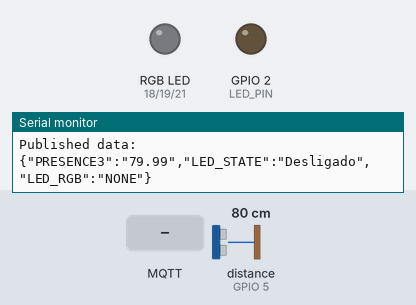
Simulated run of this sketch. Board: ESP32. On the bench: an RGB LED mixed from three pins (HIGH = lit), output pins drawn as LEDs (lit = HIGH), the last lines printed to the serial monitor. Wiring (inferred from the names in the program): ultrasonic range finder: trigger GPIO 4; echo GPIO 5. The inputs (shaded band) are chosen by the test bench; at power-on: distance to the obstacle (sensor on GPIO 5) 80 cm. The echo pulse lasts 58.3 µs per cm; WiFi joins after 1.5 s; servers stay silent unless stated; random numbers use the default seed unless the sketch sets one; no MQTT or app messages arrive unless stated; not simulated (calls return 0 or success): env.h; names the files do not define were given values by the test bench: mqtt_port = 1883; pins used as bus, display or sensor lines are not drawn.

Above: at 2.7 s.
2.8 s: MQTT message "TOGGLE_LED" arrives on the first subscribed topic
At 3.7 s:
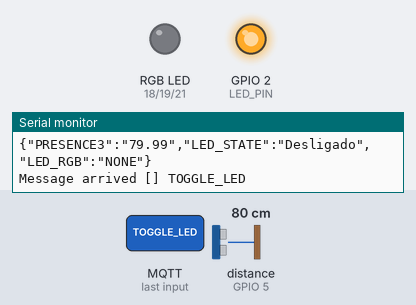
4.3 s: MQTT message "GREEN" arrives on the first subscribed topic
At 4.8 s:
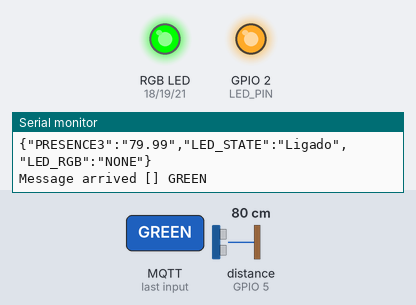
5.8 s: MQTT message "BLUE" arrives on the first subscribed topic
At 7.0 s:
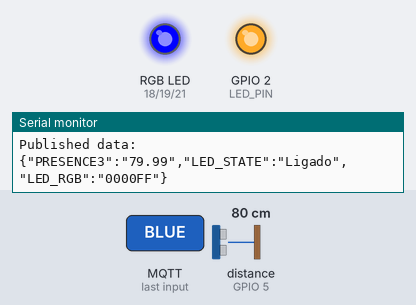
7.3 s: MQTT message "RED" arrives on the first subscribed topic
At 8.3 s:
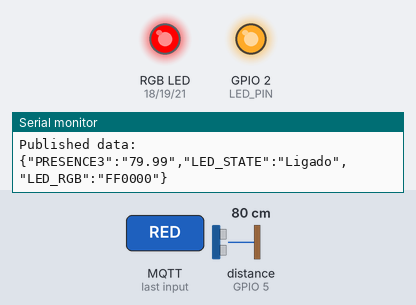
8.8 s: MQTT message "TOGGLE_LED" arrives on the first subscribed topic
At 9.4 s:
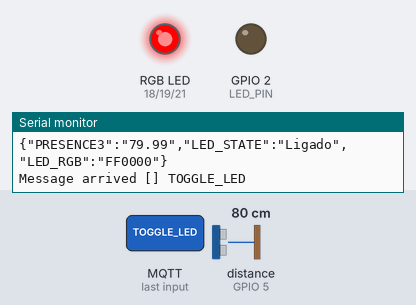
10.3 s: MQTT message "GREEN" arrives on the first subscribed topic
At 10.6 s:
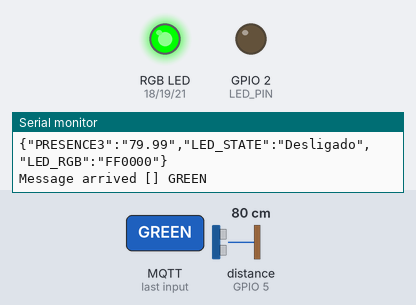
Timing chart, 0 to 12.8 s (numbered marks = the images above; inputs shaded):
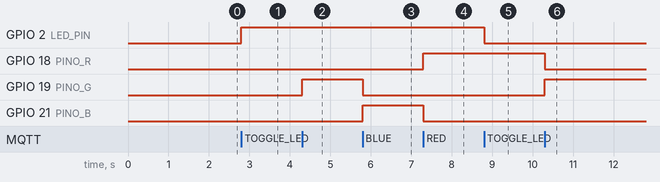

The sketch:

s3.ino
```cpp
#include "env.h"


#include <WiFi.h>

#include <PubSubClient.h>


#include <ArduinoJson.h>


// Pin definitions

#define LED_PIN 2


const int PINO_TRIG = 4; // Pino D4 conectado ao TRIG do HC-SR04

const int PINO_ECHO = 5; // Pino D2 conectado ao ECHO do HC-SR04


const int PINO_R = 18;

const int PINO_G = 19;

const int PINO_B = 21;


String currentColor = "NONE";


// WiFi and MQTT clients

WiFiClient espClient;

PubSubClient client(espClient);


// Variables

float presence = 0;

bool ledState = false;

String ledRgbState = "Desligado";


unsigned long lastMsg = 0;

const long interval = 2000; // Send data every 2 seconds


String rgbToHex(int r, int g, int b)

{

  long colorValue = ((r & 0xFF) << 16) | ((g & 0xFF) << 8) | (b & 0xFF);
  char hexString[7];
  snprintf(hexString, sizeof(hexString), "%06lX", colorValue);
  return String(hexString);
}


void setColor(int redValue, int greenValue,  int blueValue) {
  currentColor = rgbToHex(redValue, greenValue, blueValue);

  analogWrite(PINO_R, redValue);
  analogWrite(PINO_G,  greenValue);
  analogWrite(PINO_B, blueValue);
}

void setColor(String hex) {
  if (hex.startsWith("#")) {
    hex.remove(0, 1);
  }
  long colorValue = strtol(hex.c_str(), NULL, 16);

  int r = (colorValue >> 16) & 0xFF;
  int g = (colorValue >> 8) & 0xFF;
  int b = colorValue & 0xFF;
  analogWrite(PINO_R, r);
  analogWrite(PINO_G,  g);
  analogWrite(PINO_B, b);
}


void setup_wifi() {
  delay(10);
  Serial.println();
  Serial.print("Connecting to ");
  Serial.println(SSID);
  WiFi.begin(SSID, password);
  while (WiFi.status() != WL_CONNECTED) {
    delay(500);
    Serial.print(".");
  }

  Serial.println("");
  Serial.println("WiFi connected");
  Serial.println("IP address: ");
  Serial.println(WiFi.localIP());
}

void callback(char* topic, byte* payload, unsigned int length) {
  String message = "";
  for (int i = 0; i < length; i++) {
    message += (char)payload[i];
  }

  Serial.print("Message arrived [");
  Serial.print(topic);
  Serial.print("] ");
  Serial.println(message);
  if(message == "ping") {
    client.publish(mqtt_topic_out, "pong");
  }

  if (message == "TOGGLE_LED") {
    ledState = !ledState;
    digitalWrite(LED_PIN, ledState ? HIGH : LOW);
  }

  if (message == "GREEN") {
    setColor(0,255,0);
  }

  if (message == "BLUE") {
    setColor(0,0,255);
  }

  if (message == "RED") {
    setColor(255,0,0);
  }

  if(message.startsWith("color/")) {
    String color = message.substring(7);
    Serial.println("Color: " + color);
    setColor(color);
  }
}


void reconnect() {
  while (!client.connected()) {
    Serial.print("Attempting MQTT connection...");
    String clientId = "ESP32_S1_";
    clientId += String(random(0xffff), HEX);

    if (client.connect(clientId.c_str(), "nextrain", "nextrain")) {
      Serial.println("connected");
      client.subscribe(mqtt_topic_in);
    } else {
      Serial.print("failed, rc=");
      Serial.print(client.state());
      Serial.println(" try again in 5 seconds");
      delay(5000);
    }
  }
}

void readSensors() {
  digitalWrite(PINO_TRIG, LOW);
  delayMicroseconds(2);
  digitalWrite(PINO_TRIG, HIGH);
  delayMicroseconds(10);
  digitalWrite(PINO_TRIG, LOW);

  long duracao = pulseIn(PINO_ECHO, HIGH); // Mede o tempo de resposta do ECHO
  presence = (duracao * 0.0343) / 2;
}


void publishData() {
  StaticJsonDocument<300> doc;

  // S3 : LED_STATE, LED_RGB, PRESENCE3
  doc["PRESENCE3"] = String(presence);
  doc["LED_STATE"] = ledState ? "Ligado" : "Desligado";
  doc["LED_RGB"] = currentColor;

  char jsonBuffer[300];
  serializeJson(doc, jsonBuffer);
  client.publish(mqtt_topic_out, jsonBuffer);
  Serial.println("Published data:");
  Serial.println(jsonBuffer);
}


void setup() {
  Serial.begin(115200);

  // Initialize pins
  pinMode(LED_PIN, OUTPUT);
  pinMode(PINO_TRIG, OUTPUT);
  pinMode(PINO_ECHO, INPUT);
  pinMode(PINO_R,  OUTPUT);
  pinMode(PINO_G, OUTPUT);
  pinMode(PINO_B, OUTPUT);

  // Turn off all LEDs initially
  digitalWrite(LED_PIN, LOW);
  digitalWrite(PINO_R, LOW);
  digitalWrite(PINO_G, LOW);
  digitalWrite(PINO_B, LOW);
  // Connect to WiFi
  setup_wifi();

  // Configure MQTT
  client.setServer(mqtt_server, mqtt_port);
  client.setCallback(callback);
  Serial.println("S1 Station initialized!");
}

void loop() {
  if (!client.connected()) {
    reconnect();
  }

  client.loop();
  unsigned long now = millis();

  if (now - lastMsg > interval) {
    lastMsg = now;
    readSensors();
    publishData();
  }
}
```

Measured:
- after the input at 2.8 s, GPIO 2 (LED_PIN): LOW → HIGH at once
- after the input at 4.3 s, GPIO 19 (PINO_G): LOW → HIGH at once
- after the input at 5.8 s, GPIO 19 (PINO_G): HIGH → LOW at once; GPIO 21 (PINO_B): LOW → HIGH at once
- after the input at 7.3 s, GPIO 18 (PINO_R): LOW → HIGH at once; GPIO 21 (PINO_B): HIGH → LOW at once
- after the input at 8.8 s, GPIO 2 (LED_PIN): HIGH → LOW at once
- after the input at 10.3 s, GPIO 18 (PINO_R): HIGH → LOW at once; GPIO 19 (PINO_G): LOW → HIGH at once
